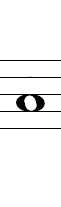
%> input picture myNotes/A4-C3.png, 61 x 207 px; its folder holds only this picture in this run
$ octave --eval "result = callIt;"   (GNU Octave 9; MATLAB toolbox functions it lacks are replaced by stand-ins)
%> lines starting %> are read from the running program, lines starting %| are printed output that depends on the picture; in (x1, y1, x2, y2) boxes, pixels count from 0 and x2, y2 are one past the last pixel; in counts of white or black regions, pixels touching at a corner belong together; the program's own positions count from 1
### readImages.m
function [Im] = readImages()

    f=dir('.\myNotes\*.png');
    files={f.name};
    Im = {15};

    for k=1:numel(files);
        Im{k, 1}=imread(files{k});
        Im{k, 2}=files{k};
    end

    for i = 1: 15   %%% for loop to get binaryImage of each grayscale divided note

        binaryImage = myMainFunc(Im{i, 1});
        %figure
       % imshow(binaryImage);
        Im{i, 1} = binaryImage;

    end

    inputOTT = {'Input1.png', 'Input2.png', 'Input3.png'};

    for j = 16: 18 %%% for loop for the Input 1,2,3
        binaryImage = myMainFunc(inputOTT{1,j-15});
        Im{j,1} = binaryImage;
        Im{j,2} = inputOTT{1,j-15};

    end


    % [6 lines of commented-out code are left out]


    %%%%%%%%%%% i have all the input notes in col 1 Im{i, 1}//// and their names in col 2 Im{i, 2}
    %%%%%%%%%%%

end

### myMainFunc.m
function [binaryImg] = myMainFunc(img)
%imgRead = imread(img);
%imshow(imgRead);
%return;
[r, ~, ~] = size(img);
%> r = 207

if r < 15
 imgRead = imread(img);
else
    imgRead = img;
%> imgRead is the input picture: size 207x61 uint8; min 0, max 255, mean 243.9
end
 m = myMedianFilter(imgRead);
 p = step1(m);
 p1kMat = step2(p);
 mMat = step3(p);
 mg = step4(p);
 vbsq = step5(mg, p1kMat, mMat);
 NDM = step6(vbsq);
 %display(NDM);
 binaryImg = toBinary(m, NDM);


end

### myMedianFilter.m
function [pixels] = myMedianFilter(inputImg)

img = double(inputImg);

%imshow(img);

[row, col, ~] = size(img);
%> row = 207; col = 61

pixels = zeros(row, col);


for i = 1: 1: row
    for j = 1: 1: col

        if(i == 1 && j == 1)  %% top left corner

            pixels(i, j) = (img(i, j+1) + img(i+1, j+1) + img(i+1, j) +(2*255))/11;

        elseif(j == 1 && i ~= 1 && i ~= row)  %% left side

            pixels(i, j) = (img(i-1, j) + img(i-1, j+1) + img(i, j+1) + img(i+1, j+1) + img(i+1, j) + (2*255))/11;

        elseif(i == row && j == 1)  %% bot left corner

            pixels(i, j) = (img(i-1, j) + img(i-1, j+1) + img(i, j+1) + (2*255))/11;

        elseif(i == row && j ~= 1 && j ~= col) %% bot side

            pixels(i, j) = (img(i, j-1) + img(i-1, j-1) + img(i-1, j) + img(i-1, j+1) + img(i, j+1) + (2*255))/11;

        elseif(i == row && j == col)   %%bot right corner

            pixels(i, j) = (img(i, j-1) + img(i-1, j-1) + img(i-1, j) + (2*255))/11;

        elseif(j == col && i ~= 1 && i ~= row) %% right side

            pixels(i, j) = (img(i+1,j) + img(i+1, j-1) + img(i, j-1) + img(i-1, j-1) + img(i-1, j) + (2*255))/11;

        elseif(i == 1 && j == col) %% top right corner

            pixels(i, j) = (img(i, j-1) + img(i+1, j-1) + img(i+1, j) + (2*255))/11;

        elseif(i == 1 && j ~= 1 && j ~= col )  %% top side

            pixels(i, j) = (img(i, j-1) + img(i+1, j-1) + img(i+1, j) + img(i+1, j+1) + img(i, j+1) + (2*255))/11;

        else
            pixels(i, j) = (img(i-1, j) + img(i-1, j-1) + img(i, j-1) + img(i+1, j-1) + img(i+1, j) + img(i+1, j+1) + img(i, j+1) + img(i-1, j+1) + (1*255)+50)/8;
        end

        if(pixels(i, j) > 255)
            pixels(i, j) = 255;
        end

        pixels(i,j) = round( pixels(i,j));
    end
end
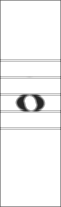
%> pixels: size 207x61 double; min 38, max 255, mean 243.7

%imshow(uint8(img))
%figure
%imshow(uint8(pixels));


end

### step1.m
function [p] = step1(img)

    [row, col, ~] = size(img);

    %%%%%%%%%
    MN = zeros(1, 256);

    for l = 0: 255

        for i = 1: row

            for j = 1: col

                if(img(i,j) == l)

                       MN(1,l+1) = MN(1,l+1) +1;
                end

            end
        end

    end
%> after the loop, MN = 256 values, max 10915 at index 256, min 0 at index 1, mean 49.32
  %%%%%%%%%%%% MN [freq(0), freq(1), ....., freq(255)] row = 1; col = 256
   p = zeros(1, 256);

   for k = 1: 256

        p(1, k) = MN(1, k)/(row*col);
   end
%> after the loop, p = 256 values, max 0.864 at index 256, min 0 at index 1, mean 0.00391

   %%%%%%%%% p row = 1; col = 256;


end

### step2.m
function [p1kMat] = step2(p)


       p1kMat = zeros(1, 256);

       for k = 1: 256

           p1k = 0;

           for i = 1: (k)

               p1k = p1k + p(1,i);

           end
           p1kMat(1, k) = p1k;
       end
%> after the loop, p1kMat = 256 values from 0 to 1
end

### step3.m
function [mMat] = step3(p)

            mMat = zeros(1,256);

            for k = 1: 256

                m = 0;

                for i = 1: (k)

                m = m + (p(1,i)*(i-1));

                end

                mMat(1, k) = m;
            end
%> after the loop, mMat = 256 values from 0 to 243.7
end

### step4.m
function [mg] = step4(p)

    mg = 0;

    for i = 1: 256

         mg = mg + (p(1, i)*(i-1));

    end
%> this loop made 256 passes
%> mg on passes 1 to 3: 0, 0, 0
%> after the loop, mg = 243.7

end

### step5.m
function [varianceBSqMat] = step5(mg, p1kMat, mMat)
%> called with mg = 243.7

        varianceBSqMat = zeros(1, 256);

        for k = 1: 256

        if (p1kMat(1, k)*(1-p1kMat(1,k)) > 0)
        varianceBSqMat(1, k) = (((mg*p1kMat(1, k)) - mMat(1, k))^2)/(p1kMat(1, k)*(1-p1kMat(1,k)));
        else
        varianceBSqMat(1, k) = 0;
        end


end
%> after the loop, varianceBSqMat = 256 values, max 896.3 at index 207, min 0 at index 1, mean 577.3
%> in myMainFunc, `vbsq = step5(mg, p1kMat, mMat);`: vbsq has the same summary as varianceBSqMat in step5

### step6.m
function [kMax] = step6(varianceBSqMat)


        varianceMax = 0;
        kMax = 0;
        for k = 1: 256

            if (varianceBSqMat(1, k) > varianceMax)

                    varianceMax = varianceBSqMat(1, k);
                    kMax = k;
            end


        end
%> this loop made 256 passes
%> varianceMax on passes 39, 40, 46, 47, 50, 52, 53, 54, 55, 57, 59, 60: 341.2, 351.3, 370.4, 373.5, 388.8, 409.7, 418.6, 430.3, 433.2, 444.6, 447.4, 452.8
%> after the loop, kMax = 207; varianceMax = 896.3
%> in myMainFunc, `NDM = step6(vbsq);`: NDM = 207


end

### toBinary.m
function [img] = toBinary(img, NDM)
%> called with NDM = 207

        [row, col, ~] = size(img);

           threshold = NDM;
%> threshold = 207
            for i = 1: row
                for j = 1: col

                  if(img(i,j) > threshold)

                        img(i, j) = 255;
                  else
                        img(i, j) = 0;

                  end

                end
            end
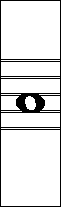
%> img: size 207x61 double; 88.8% white; 1 black region, box (x1, y1, x2, y2) and area: (0, 0, 61, 207) 1411
%> the run ends on the next line

%figure

%imshow(img)

end

### callIt.m
function [strInput1, strInput2, strInput3] = callIt()

        Im = readImages();
        input1BinaryDivided = getNotes(Im{16, 1});
        input2BinaryDivided = getNotes(Im{17, 1});
        input3BinaryDivided = getNotes(Im{18,1});

      % [4 lines of commented-out code are left out]

        strInput1 = writeIt(Im, input1BinaryDivided);
        strInput2 = writeIt(Im, input2BinaryDivided);
        strInput3 = writeIt(Im, input3BinaryDivided);

        display(strInput1);
        display(strInput2);
        display(strInput3);
end
